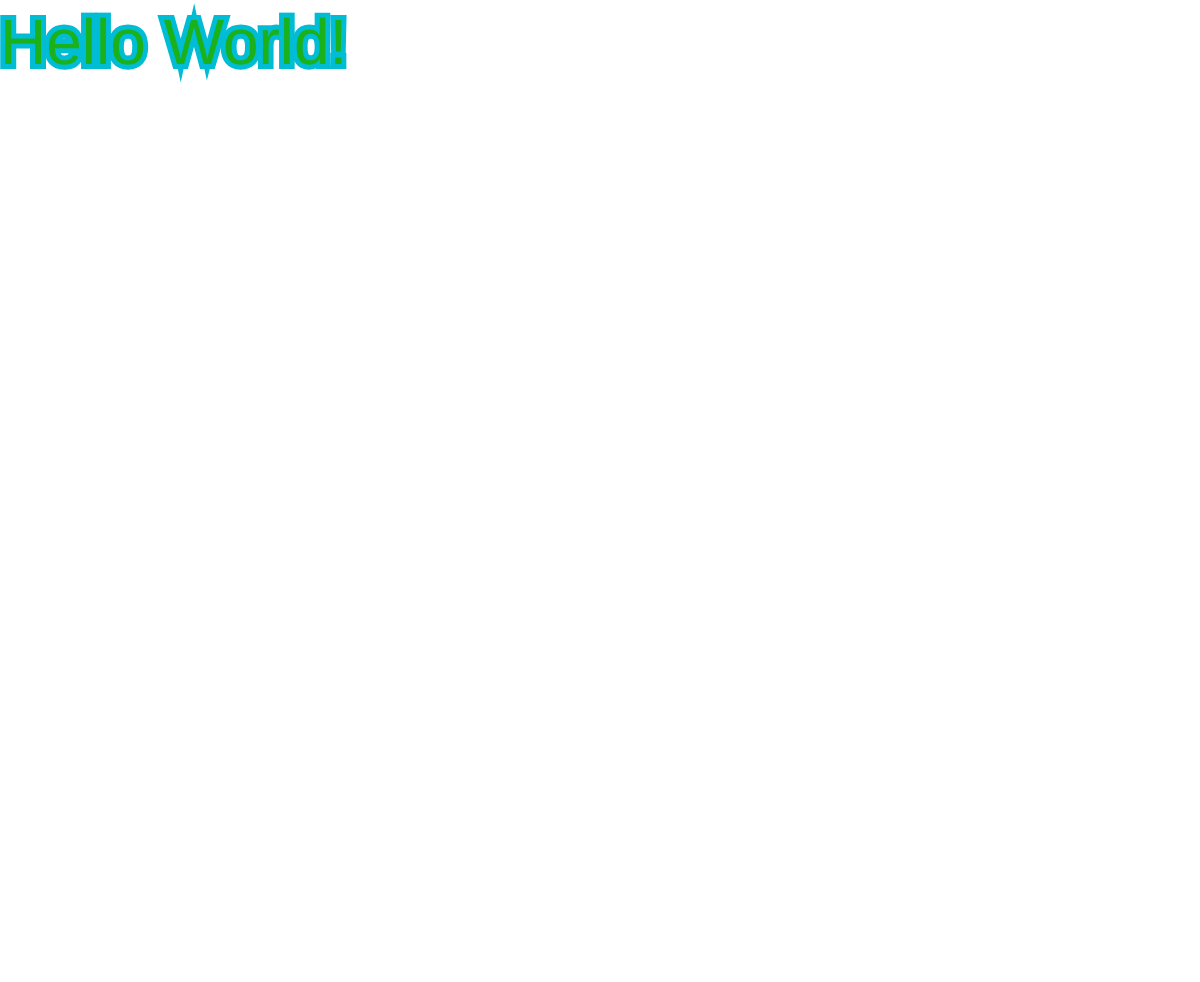
Frame 1 (no input)
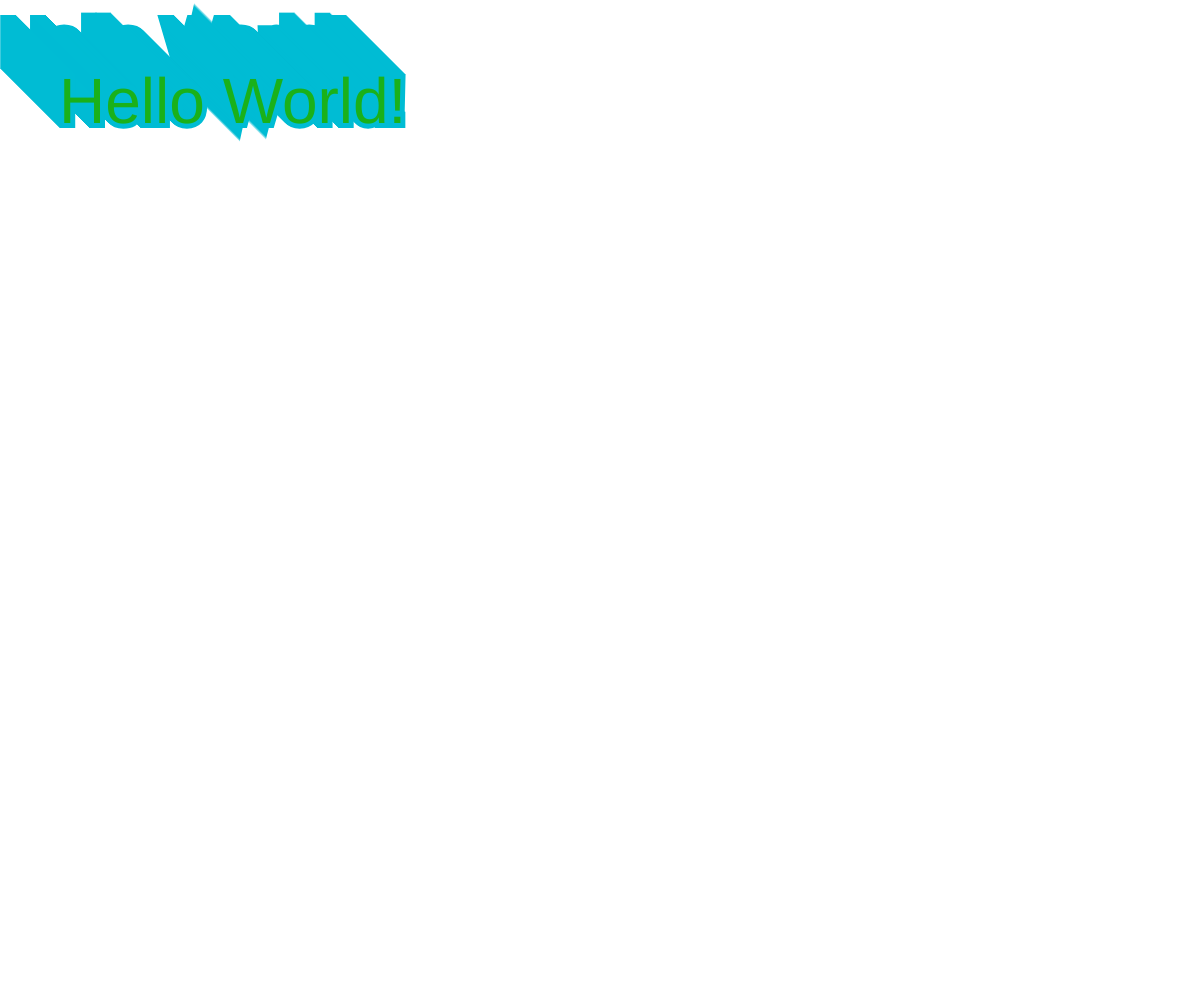
Frame 60 (no input)
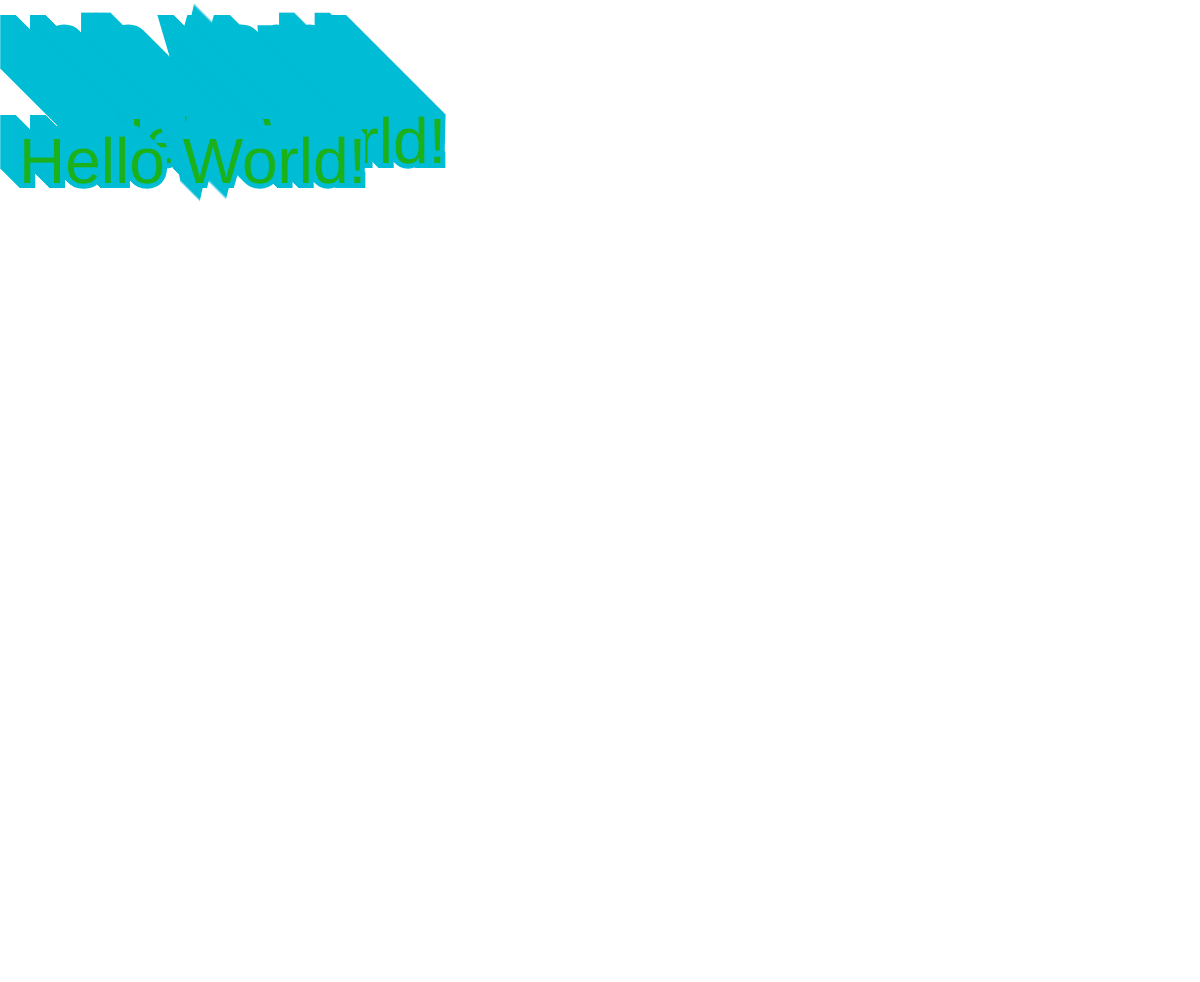
Frame 120 (the mouse pressed at the canvas centre since frame 60)

The p5.js sketch that drew these frames (run headless with seeded random() and noise() and a simulated clock; from frame 60 on, the mouse is pressed at the canvas centre):

// p5.js sketch
// ── sketch.js
// https://editor.p5js.org/jht1493/sketches/m7HULxhHV
// ccp x y span

let a_x = 0;
let a_y = 64;

function setup() {
  let a_canvas = createCanvas(windowWidth, windowHeight);
  
  let a_x_span = createSpan('x: '+mouseX).id('a_x_span')
  select('main').elt.insertBefore(a_x_span.elt, a_canvas.elt)

  let a_y_span = createSpan(' y: '+mouseY).id('a_y_span')
  select('main').elt.insertBefore(a_y_span.elt, a_canvas.elt)

  strokeWeight(10);
  stroke('#00BCD4');
}

function draw() {
  // background(255)
  fill('rgb(26,177,26)')
  
  textSize(64)
  // text('Hello World!', frameCount % 100, a_y)
  text('Hello World!', a_x, a_y)
  
  a_x = (a_x + 1) % 100; // windowWidth
  a_y = (a_y + 1) % 400; // windowHeight
  
  select('#a_x_span').html('x: '+mouseX)
  select('#a_y_span').html(' y: '+mouseY)
}

function touchMoved() {
  line(mouseX, mouseY, pmouseX, pmouseY);
  return false;
}

// https://editor.p5js.org/jht1493/sketches/8bR0_MgLU
// ccp hello div

// https://editor.p5js.org/jht1493/sketches/B-_Nh-YX0
// Simple Draw

// https://p5js.org/examples/mobile-simple-draw.html
